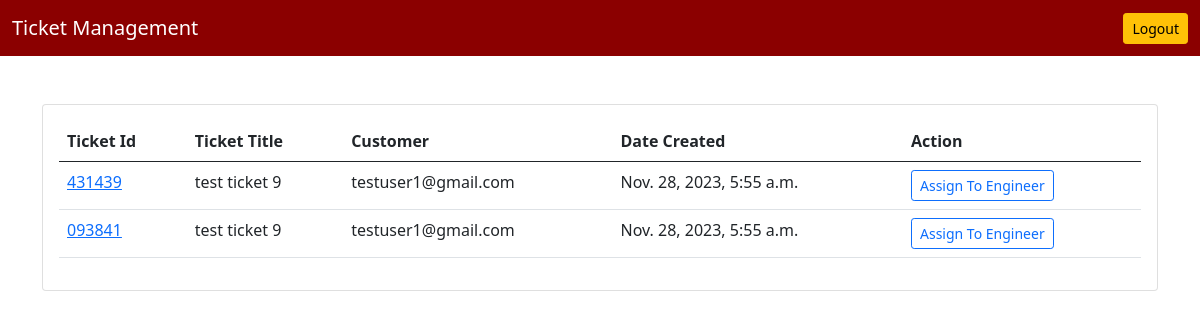
The app's page /ticket/ticket-queue/ with its own data.
### ticket/models.py (models this page shows)
class Ticket(models.Model):  # Corrected: inherit from models.Model
    customer = models.ForeignKey(User, on_delete=models.CASCADE)
    engineer = models.ForeignKey(User, on_delete=models.DO_NOTHING, related_name='engineer', null=True ,blank =True)
    ticket_id = models.CharField(max_length=15, unique=True)
    ticket_title = models.CharField(max_length=50)
    ticket_description = models.TextField()
    status = models.CharField(max_length=20, choices=(
        ('Active', 'Active'), ('Pending', 'Pending'), ('Resolved', 'Resolved')), default='Pending')
    created_on = models.DateTimeField()
    last_modified = models.DateTimeField(auto_now=True)
    is_resolved = models.BooleanField(default=False)
    severity = models.CharField(max_length=5, choices=(('Low', 'Low'), ('High', 'High')))
    is_assigned_to_engineer = models.BooleanField(default=False)
    resolution_steps = models.TextField(blank =True , null=True)

### accounts/models.py (models this page shows)
class User(AbstractUser):
    is_customer =models.BooleanField(default=False)
    is_engineer =models.BooleanField(default=False)
    is_email =models.EmailField(unique=False)

### ticket/views.py (the view)
# urls.py: path('ticket-queue/', views.ticket_queue, name='ticket-queue'),
def ticket_queue(request):
    tickets = Ticket.objects.filter(is_assigned_to_engineer=False)
    context = {'tickets': tickets}
    return render(request, 'ticket/ticket_queue.html', context)

### templates/ticket/ticket_queue.html (shortened to what this page needs)
{% extends 'base.html' %}
{% block content %}
<div class="card ">
    <div class="card-body">
        <table class="table">
            <thead>
                <tr>
                    <th scope="col">Ticket Id</th>
                    <th scope="col">Ticket Title</th>
                    <th scope="col">Customer</th>
                    <th scope="col">Date Created</th>
                    <th scope="col">Action</th>
                </tr>
            </thead>
            <tbody>
                {% for ticket in tickets %}
                {% if ticket.is_assigned_to_engineer == False %}
                <tr>
                    <td><a href="{% url 'ticket-details' ticket.ticket_id %}">{{ticket.ticket_id}}</a></td>
                    <td>{{ticket.ticket_title}}</td>
                    <td>{{ticket.customer}}</td>
                    <td>{{ticket.created_on}}</td>
                    <td><a href="{% url 'assign-ticket' ticket.ticket_id %}" class="btn btn-outline-primary btn-sm">
                        Assign To Engineer</a></td>
                </tr>
                {% endif %}
                {% endfor %}
            </tbody>
        </table>
    </div>
{% endblock content %}

### records on screen
Ticket: ticket_id "431439", ticket_title "test ticket 9", customer "testuser1@gmail.com", created_on "Nov. 28, 2023, 5:55 a.m."
Ticket: ticket_id "093841", ticket_title "test ticket 9", customer "testuser1@gmail.com", created_on "Nov. 28, 2023, 5:55 a.m."
